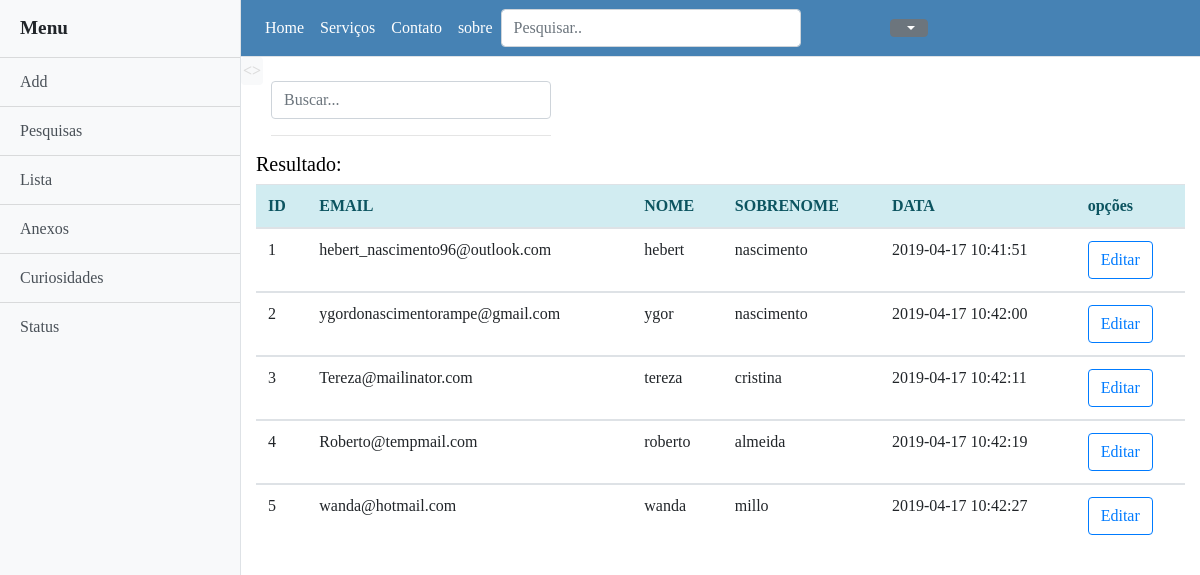
The app's page /admin.php with its own data.
### tables this page shows
CREATE TABLE IF NOT EXISTS `test` (
  `id` int(11) NOT NULL AUTO_INCREMENT,
  `email` varchar(50) DEFAULT NULL,
  `senha` varchar(50) DEFAULT NULL,
  `nome` varchar(50) DEFAULT NULL,
  `sobrenome` varchar(50) DEFAULT NULL,
  `data` datetime DEFAULT CURRENT_TIMESTAMP,
  PRIMARY KEY (`id`),
  UNIQUE KEY `email` (`email`)
);

### admin.php (the view, shortened to what this page needs)
<?php include_once('header.php'); ?>
<?php
    include_once 'conexao.php';
?>
<body>
	<div class="d-flex" id="wrapper">
    <div class="bg-light border-right" id="sidebar-wrapper">
        <div class="sidebar-heading"><strong>Menu</strong></div>
        <div class="list-group list-group-flush">
            <a href="#" class="list-group-item list-group-item-action bg-light">Add</a>
            <a href="#" class="list-group-item list-group-item-action bg-light">Pesquisas</a>
            <a href="#" class="list-group-item list-group-item-action bg-light">Lista</a>
            <a href="#" class="list-group-item list-group-item-action bg-light">Anexos</a>
            <a href="#" class="list-group-item list-group-item-action bg-light">Curiosidades</a>
            <a href="#" class="list-group-item list-group-item-action bg-light">Status</a>
        </div>
    </div>
    <div id="page-content-wrapper">
        <nav class="navbar navbar-expand-lg navbar-light bg-light border-bottom cornavbar">
            <div class="collapse navbar-collapse" id="navbarSupportedContent">
	                <ul class="navbar-nav mt-2 mt-lg-0">
		                    <li class="nav-item active">
		                        <a class="nav-link style-link-nav" href="#">Home <span class="sr-only">(current)</span></a>
		                    </li>
		                    <li class="nav-item">
		                        <a class="nav-link style-link-nav" href="servicos.html">Serviços</a>
		                    </li>
	                    <li class="nav-item dropdown">
		                    <li class="nav-item">
		                        <a class="nav-link style-link-nav" href="#">Contato</a>
		                    </li>
		                    <li class="nav-item">
		                        <a class="nav-link disabled style-link-nav" href="#" tabindex="-1" aria-disabled="true">sobre</a>
		                    </li>
	                    </li>
	                </ul>
                <form class="form-inline my-2 my-lg-0"><span class="glyphicon glyphicon-search" aria-hidden="true"></span>
                    <input class="form-control mr-sm-2" href="#" style="width: 300px;" type="search" placeholder="Pesquisar.." aria-label="Search" />
                </form>
            </div>
            <div class="col-md-4">
                <div class="dropdown">
                    <button class="btn btn-secondary dropdown-toggle" type="button" id="dropdownMenuButton" data-toggle="dropdown" aria-haspopup="true" aria-expanded="false">
                     </button>
                </div>
            </div>
        </nav>
        <button class="btn menulateral" id="menu-toggle"><strong> <> </strong></button>
        <br>
        <div class="container">
            <div class="col-md-4">
                <form class="form-group">
                    <input type="text" name="pesquisa" id="pesquisa" class="form-control" placeholder="Buscar...">
                    <hr>
                </form>
            </div>
          <h5 style="color: black;">Resultado:</h5>
        <div class="resultado col-ms-12">
<?php
    $sql = "SELECT * FROM test";
    $query = mysqli_query($conn, $sql);
    $qtd = mysqli_num_rows($query);
 ?>
 <?php
      if($qtd>0){
?>
        <table class="table table-hover">
          <thead>
            <tr>
              <th scope="col" class="alert-info">ID</th>
              <th scope="col" class="alert-info">EMAIL</th>
               <th scope="col" class="alert-info">NOME</th>
              <th scope="col" class="alert-info">SOBRENOME</th>
              <th scope="col" class="alert-info">DATA</th>
              <th class="alert-info">opções</th>
            </tr>
        </thead>
<?php
                 while ($linha = mysqli_fetch_assoc($query)){
?>
          <tbody>
            <tr>
                <td><?php echo $linha['id'];?></td>
                <td><?php echo $linha['email'];?></td>
                <td><?php echo $linha['nome'];?></td>
                <td><?php echo $linha['sobrenome'];?></td>
                <td><?php echo $linha['data'];?></td>
                <td>
                    <button type="button" class="btn btn-outline-primary" data-toggle="modal" data-target="#exampleModal">
                    Editar
                    </button>
                </td>
            </tr>
          </tbody>
<?php
                }
?>
        </table>
<?php
      } else{
?>
        <h4>Não foram encontrados registros.</h4>
<?php
            }
?>
        </div>
    </div>
<?php include_once('footer.php'); ?>

### header.php (shortened to what this page needs)
<DOCTYPE html>
<html lang="pt-br">
    <head>
        <link rel="stylesheet" type="text/css" href="css/bootstrap.min.css" />
        <link rel="stylesheet" type="text/css" href="css/custom.css" />
    </head>
    <body>

### footer.php (shortened to what this page needs)
    </body>
</html>

### css/custom.css (style rules this page uses)
body { background-color: ; font-family: verdana; }
.cornavbar { background-color: SteelBlue !important; }
.cornavbar .style-link-nav { color: white !important; text-decoration:none; }
.menulateral { background-color: #F8F9FA !important; padding: 1px 1px !important; margin: o auto; color: Gainsboro; position:fixed; }
#sidebar-wrapper { min-height: 100vh; margin-left: -15rem; -webkit-transition: margin .25s ease-out; -moz-transition: margin .25s ease-out; -o-transition: margin .25s ease-out; transition: margin .25s ease-out; }
#sidebar-wrapper .sidebar-heading { padding: 0.875rem 1.25rem; font-size: 1.2rem; }
#sidebar-wrapper .list-group { width: 15rem; }
#page-content-wrapper { min-width: 100vw; }
@media (min-width: 768px) { #sidebar-wrapper { margin-left: 0; } }
@media (min-width: 768px) { #page-content-wrapper { min-width: 0; width: 100%; } }

### records on screen
test: id "1", email "hebert_nascimento96@outlook.com", nome "hebert", sobrenome "nascimento", data "2019-04-17 10:41:51"
test: id "2", email "ygordonascimentorampe@gmail.com", nome "ygor", sobrenome "nascimento", data "2019-04-17 10:42:00"
test: id "3", email "Tereza@mailinator.com", nome "tereza", sobrenome "cristina", data "2019-04-17 10:42:11"
test: id "4", email "Roberto@tempmail.com", nome "roberto", sobrenome "almeida", data "2019-04-17 10:42:19"
test: id "5", email "wanda@hotmail.com", nome "wanda", sobrenome "millo", data "2019-04-17 10:42:27"
